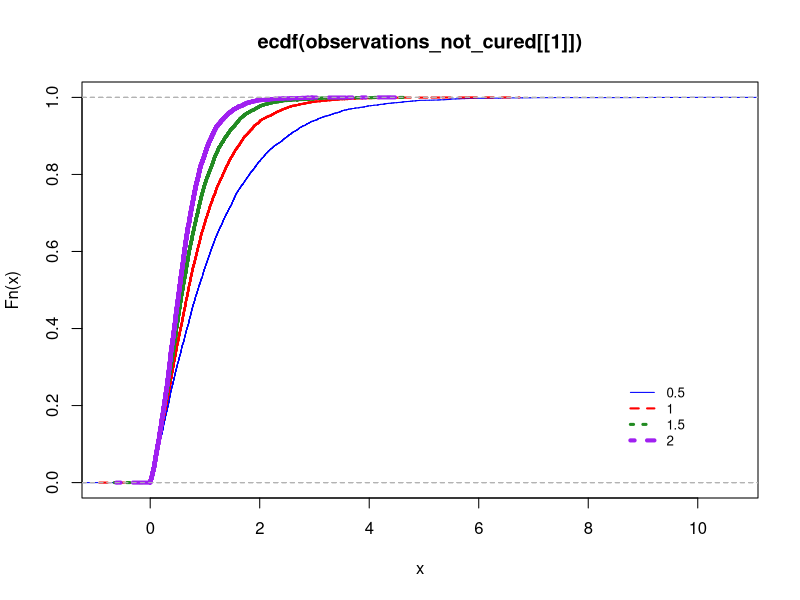
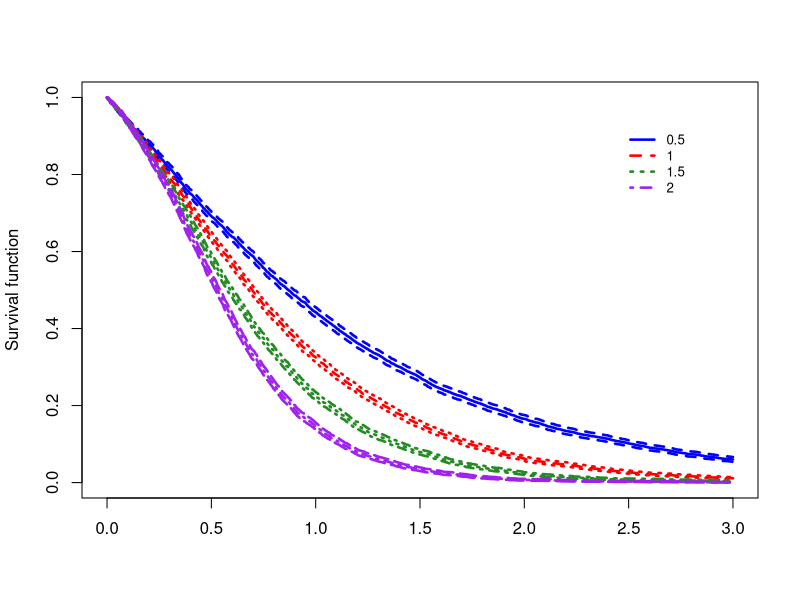

These figures' R source, in order:
# Primeiramente definimos a função geradora de variaveis aleatorias no R:

long_time_sample <- function(lambda, mu, rho, p) {

  yule_start <- function(lambda_, d) {
    self = list()
    self$lambda_ = lambda_
    self$upsilon = rexp(d, lambda_)
    return(self)
  }

  yule_get_next <- function(self) {
    current_min_index = which.min(self$upsilon)
    current_min = self$upsilon[current_min_index]

    self$upsilon[current_min_index] = current_min + rexp(1, self$lambda_)
    self$upsilon[length(self$upsilon) + 1] = current_min + rexp(1, self$lambda_)

    self$current_min = current_min
    return(self)
  }

  m <- rpois(1, rho)
  d <- rbinom(1, m, p)

  if (d == 0) {
    return(Inf)
  }

  v <- d

  process <- yule_start(lambda, d)
  new_t <- 0
  y <- rexp(d, mu)

  while (TRUE) {
    process <- yule_get_next(process)
    new_t <- process$current_min

    # A previous cell got promoted
    if (min(y) < new_t)
      return(min(y))

    new_y <- rexp(1, mu)

    # This cell got promoted
    if (new_y < new_t)
      return(new_t)

    y <- c(y, new_y)
    v <- v+1
  }
}

# Em seguida escolhemos os valores dos parametros:

lambda <- c(0.5, 1.0, 1.5, 2.0)
mu <- 0.4
p <- 0.7
rho <- 1.25

# lambda <- c(1.0, 3.0, 5.0, 7.0, 10, 15)
# mu <- 0.4
# p <- 0.25
# rho <- 3

observations <- observations_cured <- observations_not_cured <- list()
for (i in 1:length(lambda)) {
  # Feito isso, geremos algumas observações:
  observations[[i]] <- replicate(10000, long_time_sample(lambda[i], mu, rho, p))

  # Agora vamos calcular quantos pacientes foram curados
  # (ou seja, sobreviveram até o infinito).
  observations_cured[[i]] <- observations[[i]][observations[[i]] == Inf]
  observations_not_cured[[i]] <- observations[[i]][observations[[i]] < Inf]

  # Com isso podemos calcular a taxa de cura empirica:
  print("Taxa de cura empirica:")
  print(
  length(observations_cured[[i]]) /
  (length(observations_cured[[i]]) + length(observations_not_cured[[i]]))
  )

  print("Taxa de cura verdadeira:")
  print(dpois(0, rho*p))
}

colors <- c("blue", "red", "forestgreen", "purple", "yellow", "black")

# Agora vamos plotar a cumulativa empirica para os pacientes em risco
pdf("ecdf.pdf",width=7,height=5)
plot(ecdf(observations_not_cured[[1]]), lty=1, lwd=1,
  col=colors[1])
for (i in 2:length(lambda))
  lines(ecdf(observations_not_cured[[i]]), lty=i, lwd=i,
  col=colors[i])

legend("bottomright", legend=lambda, cex=0.8, col=colors, inset=.1,
      lty=1:4, lwd=1:4, bty="n")
dev.off()
#Por fim, a sobrevivencia empirica (i.e.: Kaplan-Meier)
require(survival)
pdf("surv_sim_1.pdf",width=7,height=5)
plot(survfit(Surv(observations_not_cured[[1]])~1, conf.type="none"), lty=1, lwd=2.5,
     col=colors[1], xlim=c(0, 3.0), ylab="Survival function")
for (i in 2:length(lambda))
  lines(survfit(Surv(observations_not_cured[[i]])~1, conf.type="none"),
  lty=i, lwd=2.5, col=colors[i])

legend("topright", legend=lambda, cex=0.8, col=colors, inset=.1,
       lty=1:length(lambda), lwd=2.5, bty="n")
dev.off()
